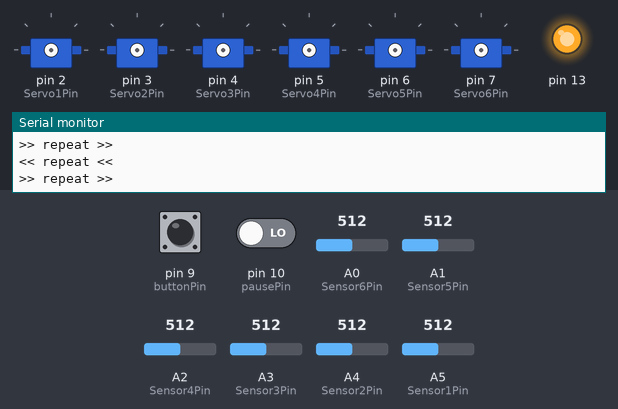
The sketch below on a simulated Arduino Uno, built with avr-gcc and run on an emulated ATmega328P. Shown: 6 × servo, output pins drawn as LEDs (lit = HIGH), the last lines printed to the serial monitor. Inputs (shaded band) come from the test bench; at power-on: pin 9 (buttonPin) LOW, A2 (Sensor4Pin) = 512, A3 (Sensor3Pin) = 512, pin 10 (pausePin) LOW, A0 (Sensor6Pin) = 512, A1 (Sensor5Pin) = 512, A4 (Sensor2Pin) = 512, A5 (Sensor1Pin) = 512.

Above: at 1.3 s.
1.4 s: pin 9 (buttonPin) pulled HIGH for 1 s
3.9 s: A2 (Sensor4Pin) set to 507
At 4.67 s:
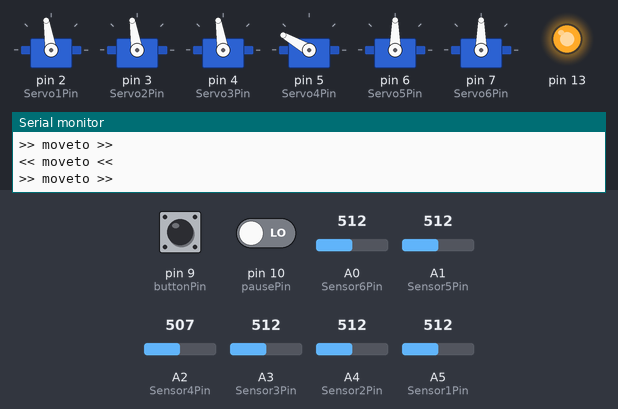
At 6.5 s:
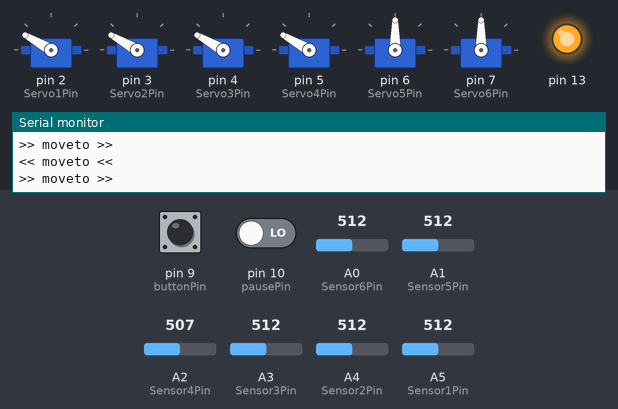
6.9 s: pin 9 (buttonPin) pulled HIGH for 3.2 s
11.6 s: A3 (Sensor3Pin) set to 610
At 11.76 s:
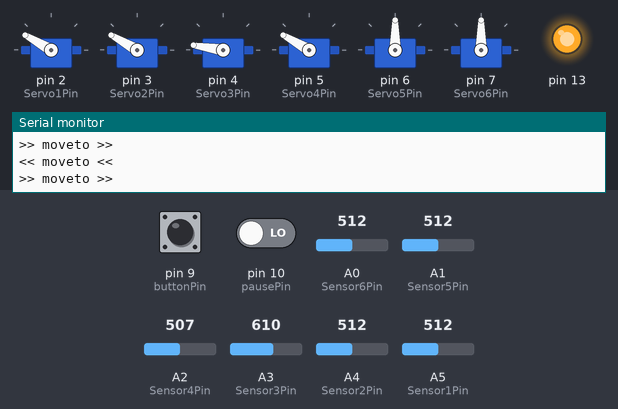
Timing chart, 0 to 14.6 s (numbered marks = the images above; inputs shaded):
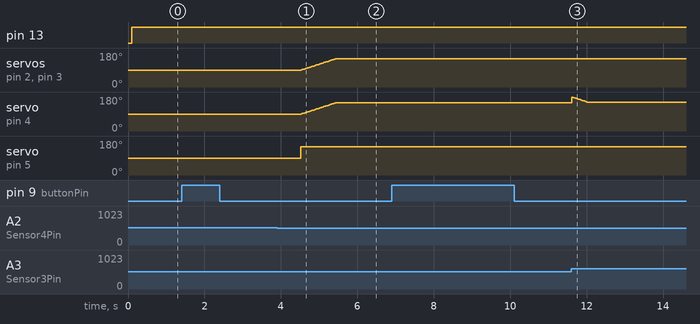

The sketch:

Robotarm_v3.2.ino
```cpp
/* Robot arm special course

*/

#include <Servo.h>
#include <Math.h>
/* Libary to help find the median of an array
https://github.com/luisllamasbinaburo/Arduino-MedianFilter */
#include "MedianFilterLib.h"


MedianFilter<int> medianFilter(5);

const int buttonPin = 9;        // The pin for the record button
const int pausePin = 10;        // THe pin for the pause button

int buttonState = 0;            // Push button value for the record button
int count = 0;                  // Count value used to position in the recorded degrees i.e. the posServoX[] array
int Measurement[10];            // Measurement array the length determines how many measurements are taken in the Measure function

// Pause function variables
int pauseState = 0;             // Push button value for the pause button
int state = LOW;                // The current state of the output pin
int reading= 0;                 // The current reading from the input pin
int previous = LOW;             // The previous reading from the input pin
long time = 0;                  // The last time the output pin was toggled

int rec=0;                      // Value to keep track if the last function was a the record function.

// Settings
const int moveincrement=1;
const int diffSensitivity=2;    // Varible to control when the measurement is a repeat
const int dlay=15;              // Sets the delay between each moved degree in milliseconds
const int recDlay=300;          // Sets the delay between each recorded positions in milliseconds
const long debounce = 200;      // Sets the pause delay time in milliseconds

// Servo 1 bottom
Servo myServo1;
int Sensor1Pin=A5;              // Set pin for potentiometer
int Servo1Pin=2;                // Set pin for Servo
int servo1Min=55;               // Set minimum value for sensor i.e. potentiometer reading and 0 degree
int servo1Max=600;              // Set maximum value for sensor i.e. potentiometer reading and 180 degree
int posServo1[50] ;             // Variable to store the servo position

// Servo 2 white & grey
Servo myServo2;
int Sensor2Pin=A4;              // Set pin for potentiometer
int Servo2Pin=3;                // Set pin for Servo
int servo2Min=55;               // Set minimum value for sensor i.e. potentiometer reading and 0 degree
int servo2Max=600;              // Set maximum value for sensor i.e. potentiometer reading and 180 degree
int posServo2[50] ;             // variable to store the servo position

// Servo 3 green
Servo myServo3;
int Sensor3Pin=A3;              // Set pin for potentiometer
int Servo3Pin=4;                // Set pin for Servo
int servo3Min=55;               // Set minimum value for sensor i.e. potentiometer reading and 0 degree
int servo3Max=600;              // Set maximum value for sensor i.e. potentiometer reading and 180 degree
int posServo3[50] ;             // Variable to store the servo position

// Servo 4 brown
Servo myServo4;
int Sensor4Pin=A2;              // Set pin for potentiometer
int Servo4Pin=5;                // Set pin for Servo
int servo4Min=55;               // Set minimum value for sensor i.e. potentiometer reading and 0 degree
int servo4Max=600;              // Set maximum value for sensor i.e. potentiometer reading and 180 degree
int posServo4[50] ;             // Variable to store the servo position

// Servo 5 orange
Servo myServo5;
int Sensor5Pin=A1;              // Set pin for potentiometer
int Servo5Pin=6;                // Set pin for Servo
int servo5Min=105;              // Set minimum value for sensor i.e. potentiometer reading and 0 degree
int servo5Max=395;              // Set maximum value for sensor i.e. potentiometer reading and 180 degree
int posServo5[50];              // Variable to store the servo position

// Servo 6 purple
Servo myServo6;
int Sensor6Pin=A0;              // Set pin for potentiometer
int Servo6Pin=7;                // Set pin for Servo
int servo6Min=105;              // Set minimum value for sensor i.e. potentiometer reading and 0 degree
int servo6Max=395;              // Set maximum value for sensor i.e. potentiometer reading and 180 degree
int posServo6[50] ;             // Variable to store the servo position


void setup() {
  // initialize the serial console
  Serial.begin(9600);
  Serial.println("Initializing...");
  pinMode(13, OUTPUT);
  digitalWrite(13, LOW);
  // initialize the button pins as an input:
  pinMode(buttonPin, INPUT);
  pinMode(pausePin, INPUT);

  Serial.println("Initialized");
  delay(100);
}

void loop() {
  // refresh button state
  buttonState = digitalRead(buttonPin);
  // run record function
  record();
  // run pause function
  pause();
  // run repeat function
  repeat();

}

void pause(){
  reading = digitalRead(pausePin);
  // if the pause button is pressed and it previously wasn't then the state is set to HIGH and the pause loop is initiated
   if (reading == HIGH and previous == LOW ) {
      state = HIGH;
    }
    previous = reading;
    while (state==HIGH){
      reading = digitalRead(pausePin);        //refresh the pause button reading
      buttonState = digitalRead(buttonPin);   //refresh the record button reading
      Serial.println("pause");
      // This if statement will break the pause loop if the button is pressed wont enter more that every debounce milliseconds
      if (reading == HIGH && previous == LOW && millis() - time > debounce) {
        if (state == HIGH)
          state = LOW;
        else
          time = millis();
      }
      // The record button will also break the pause loop
      if (buttonState == HIGH){
        state = LOW;
      }
      previous = reading;
  }


}

int getMeasure(){
  size_t static index = 0;
  index++;
  return Measurement[index - 1];
}

int Measure(int Pin){
  // Function to get the median of 10 measurements.

  int median;
  int Min=55;
  int Max=595;

  // The min and max can change depending on servo model
  if (Pin == Sensor1Pin){
    Min=servo1Min;
    Max=servo1Max;
  }
  if (Pin == Sensor2Pin){
    Min=servo2Min;
    Max=servo2Max;
  }
  if (Pin == Sensor3Pin){
    Min=servo3Min;
    Max=servo3Max;
  }
  if (Pin == Sensor4Pin){
    Min=servo4Min;
    Max=servo4Max;
  }
  if (Pin == Sensor5Pin){
    Min=servo5Min;
    Max=servo5Max;
  }
  if (Pin == Sensor6Pin){
    Min=servo6Min;
    Max=servo6Max;
  }

  // Fills the array with measurements
  for (int i = 0; i < 9;  i++) {
    Measurement[i]=constrain(analogRead(Pin),Min,Max);
  }

  size_t valuesLength = sizeof(Measurement) / sizeof(Measurement[0]);

  // determines the median of the Measurement array
  for (size_t iCount = 0; iCount < valuesLength; iCount++) {
    int rawMeasure = Measurement[iCount];
    median = medianFilter.AddValue(rawMeasure);
  }
  return median;
}

void record (){
  // Function that records the servo posistion with 1 sec interval
  count=0;
      while (buttonState == HIGH){
        Serial.println(">> record >>");
        buttonState = digitalRead(buttonPin);

        // The servo we used need to be turned off and detached to be able to turn them manually
        // The MOSFET turns off the power to the servos
        digitalWrite(13, LOW);
        delay(1);
        // The servos are detached
        myServo1.detach();
        myServo2.detach();
        myServo3.detach();
        myServo4.detach();
        myServo5.detach();
        myServo6.detach();
        delay(1);
        // The servo power is turned back on
        digitalWrite(13, HIGH);

        // The Measure function gets the current location of each servo that is saved in an array
        posServo1[count]=Measure(Sensor1Pin);
        posServo2[count]=Measure(Sensor2Pin);
        posServo3[count]=Measure(Sensor3Pin);
        posServo4[count]=Measure(Sensor4Pin);
        posServo5[count]=Measure(Sensor5Pin);
        posServo6[count]=Measure(Sensor6Pin);


        /////////////////////////////////////////////////// Delay ////////////////////////////////////////////////////

        // print out the value you read:
        Serial.print("Value: ");
        Serial.print(posServo1[count]);
        Serial.print(", ");
        Serial.print(posServo2[count]);
        Serial.print(", ");
        Serial.print(posServo3[count]);
        Serial.print(", ");
        Serial.print(posServo4[count]);
        Serial.print(", ");
        Serial.print(posServo5[count]);
        Serial.print(", ");
        Serial.println(posServo6[count]);
        Serial.print("Count: ");
        Serial.println(count);
        count=count+1;

        // A delay that dictates the resolution of the recordig i.e. how often the measurements are are done
        delay(recDlay);

        Serial.println("<< record <<");
        buttonState = digitalRead(buttonPin);

        // Sets the last function to be called as recording
        rec=1;
    }

}

int ConvertToDegree(int x, int motor){
  //Function to convert from poteniometer reading to degrees. Function was found in excel.
  //This is for the strong motors
  float Min;
  float Max;
  // Max and Min values are used to calculate the degrees
  if (motor == 1){
    Min=float(servo1Min);
    Max=float(servo1Max);
  }
  if (motor == 2){
    Min=float(servo2Min);
    Max=float(servo2Max);
  }
  if (motor == 3){
    Min=float(servo3Min);
    Max=float(servo3Max);
  }
  if (motor == 4){
    Min=float(servo4Min);
    Max=float(servo4Max);
  }
  if (motor == 5){
    Min=float(servo5Min);
    Max=float(servo5Max);
  }
  if (motor == 6){
    Min=float(servo6Min);
    Max=float(servo6Max);
  }

  // The equation here converts the measured value from the potentiometer to the corrosponting degree.
  // The result is then constrained to be between 0 and 180 since if wasnt within these parameters the result would be incorrect
  float val=constrain(round(((float(x)-Min)*180.0)/(Max-Min)),0,180);

  return int(val);
}

void repeat(){
  // The repeat loop will only run when the record button isnt pressed
  while (buttonState == LOW){
    // The pasue function is called
    pause();

    Serial.println(">> repeat >>");
    if (0 < count){
        delay(1000);
        }

    buttonState = digitalRead(buttonPin);

    // The MOSFET makes sure the power is on
    digitalWrite(13, HIGH);
    //Attaching Servo
    myServo1.attach(Servo1Pin);
    myServo2.attach(Servo2Pin);
    myServo3.attach(Servo3Pin);
    myServo4.attach(Servo4Pin);
    myServo5.attach(Servo5Pin);
    myServo6.attach(Servo6Pin);

    int i = 0;
      while (buttonState == LOW and i < count){

        //pause function is called
        pause();

        // Record button is refreshed and the loop is broken if the button is pressed
        buttonState = digitalRead(buttonPin);
        if (buttonState==HIGH){
          i=count;
        }


        for (i = 0; i < count; i += 1) { // Loop for the whole movement array
        Serial.println(">> moveto >> ");


        //////////// Get destination ////////////
        int moveto1=ConvertToDegree(posServo1[i],1);
        int moveto2=ConvertToDegree(posServo2[i],2);
        int moveto3=ConvertToDegree(posServo3[i],3);
        int moveto4=ConvertToDegree(posServo4[i],4);
        int moveto5=ConvertToDegree(posServo5[i],5);
        int moveto6=ConvertToDegree(posServo6[i],6);


        //////////// Current position ////////////
        // Sets current position to the last degree sent to the servos
        int currentPos1=myServo1.read();
        int currentPos2=myServo2.read();
        int currentPos3=myServo3.read();
        int currentPos4=myServo4.read();
        int currentPos5=myServo5.read();
        int currentPos6=myServo6.read();

        if (rec==1){
          // If the last function was record then the current position is measured
          currentPos1=ConvertToDegree(Measure(Sensor1Pin),1);
          currentPos2=ConvertToDegree(Measure(Sensor2Pin),2);
          currentPos3=ConvertToDegree(Measure(Sensor3Pin),3);
          currentPos4=ConvertToDegree(Measure(Sensor4Pin),4);
          currentPos5=ConvertToDegree(Measure(Sensor5Pin),5);
          currentPos6=ConvertToDegree(Measure(Sensor6Pin),6);
        }


        //////////// Difference ////////////
        int diff1=moveto1-currentPos1;
        int diff2=moveto2-currentPos2;
        int diff3=moveto3-currentPos3;
        int diff4=moveto4-currentPos4;
        int diff5=moveto5-currentPos5;
        int diff6=moveto6-currentPos6;

        /////////// Direction indicater ////////////
        int dir1=0;
        int dir2=0;
        int dir3=0;
        int dir4=0;
        int dir5=0;
        int dir6=0;


        //////////// Breaker ////////////
        //1 enables the servo, 0 turns it off
        int dir11=1;
        int dir22=1;
        int dir33=1;
        int dir44=1;
        int dir55=0;
        int dir66=0;

        ////////////////////// Sensitvity //////////////////////
        // If the movement is less than the sensitivity then the servo wont move
        if (abs(diff1) < diffSensitivity) {
            dir11=0;
          }
        if (abs(diff2) < diffSensitivity) {
            dir22=0;
          }
        if (abs(diff3) < diffSensitivity) {
            dir33=0;
          }
        if (abs(diff4) < diffSensitivity) {
            dir44=0;
          }
        if (abs(diff5) < diffSensitivity) {
            dir55=0;
          }
        if (abs(diff6) < diffSensitivity) {
            dir66=0;
          }


        ////////////////////// direction 1 //////////////////////
        // Defines what direction the the servo needs to move
        if (moveto1 > currentPos1) {
          dir1=1;
        }
        if (moveto1 < currentPos1) {
          dir1=-1;
        }

        ////////////////////// direction 2 //////////////////////
        if (moveto2 > currentPos2) {
          dir2=1;
        }
        if (moveto2 < currentPos2) {
          dir2=-1;
        }

        ////////////////////// direction 3 //////////////////////
        if (moveto3 > currentPos3) {
          dir3=1;
        }
        if (moveto3 < currentPos3) {
          dir3=-1;
        }

        ////////////////////// direction 4 //////////////////////
        if (moveto4 > currentPos4) {
          dir4=1;
        }
        if (moveto4 < currentPos4) {
          dir4=-1;
        }

        ////////////////////// direction 5 //////////////////////
        if (moveto5 > currentPos5) {
          dir5=1;
        }
        if (moveto5 < currentPos5) {
          dir5=-1;
        }

        ////////////////////// direction 6 //////////////////////
        if (moveto6 > currentPos6) {
          dir6=1;
        }
        if (moveto6 < currentPos6) {
          dir6=-1;
        }

        // the maximum length of movements for all enabled servos
        int MaxRepeat= max(abs(diff6*dir66),max(abs(diff5*dir55),max(abs(diff4*dir44), max(abs(diff3*dir33), max(abs(diff2*dir22), abs(diff1*dir11)))))) ;


        for (int pos = 1; pos < MaxRepeat; pos += 1) {
          // This loop moves all the servos from the current position the next elements of the recorded arrays
          // It is done incrementally to control the speed of the arms

          // The pause function is called so the movemnt can be paused
          pause();

          // The record button is refreshed
          buttonState = digitalRead(buttonPin);
          // If the record button is pushed the movement loop will break
          if (buttonState==HIGH){
            pos=MaxRepeat;
            i=count;
          }

          // If the servo is enabled then the servo will move 1 degree in the direction towards the goal
          if (dir11!=0){
            myServo1.write(currentPos1+pos*dir1);
          }

          if (dir22!=0){
            myServo2.write(currentPos2+pos*dir2);
          }

          if (dir33!=0){
            myServo3.write(currentPos3+pos*dir3);
          }

          if (dir44!=0){
            myServo4.write(currentPos4+pos*dir4);
          }

          if (dir55!=0){
            myServo5.write(currentPos5+pos*dir5);
          }

          if (dir66!=0){
            myServo6.write(currentPos6+pos*dir6);
          }


          // The servo will be disabled when the servo reaches its target position
          ////////////////////// stop 1 //////////////////////
          if (moveto1 >= currentPos1+pos*dir1 and dir1==-1) {
            dir11=0;
          }
          if (moveto1 <= currentPos1+pos*dir1 and dir1==1) {
            dir11=0;
          }

          ////////////////////// stop 2 //////////////////////
          if (moveto2 >= currentPos2+pos*dir2 and dir2==-1) {
            dir22=0;
          }
          if (moveto2 <= currentPos2+pos*dir2 and dir2==1) {
            dir22=0;
          }

          ////////////////////// stop 3 //////////////////////
          if (moveto3 >= currentPos3+pos*dir3 and dir3==-1) {
            dir33=0;
          }
          if (moveto3 <= currentPos3+pos*dir3 and dir3==1) {
            dir33=0;
          }

          ////////////////////// stop 4 //////////////////////
          if (moveto4 >= currentPos4+pos*dir4 and dir4==-1) {
            dir44=0;
          }
          if (moveto4 <= currentPos4+pos*dir4 and dir4==1) {
            dir44=0;
          }

          ////////////////////// stop 5 //////////////////////
           if (moveto5 >= currentPos5+pos*dir5 and dir5==-1) {
            dir55=0;
          }
          if (moveto5 <= currentPos5+pos*dir5 and dir5==1) {
            dir55=0;
          }

          ////////////////////// stop 6 //////////////////////
           if (moveto6 >= currentPos6+pos*dir6 and dir6==-1) {
            dir66=0;
          }
          if (moveto6 <= currentPos6+pos*dir6 and dir6==1) {
            dir66=0;
          }

          // The delay that controls the speed of the arms
          delay(dlay);

          // The last function is set as repeat
          rec=0;
        }


        Serial.println("<< moveto <<");

        }

    }
    Serial.println("<< repeat <<");
  }
}
```

Measured:
- the behaviour switches between 508 and 507 on A2 (Sensor4Pin) (found by bisection; images 0 and 1)
- after the input at 3.9 s, servo on pin 2 (Servo1Pin), servo on pin 3 (Servo2Pin), servo on pin 4 (Servo3Pin): moves from 90° to 150° over 0.90 s, starting after 0.63 s; servo on pin 5 (Servo4Pin): 90° → 150° after 0.62 s
